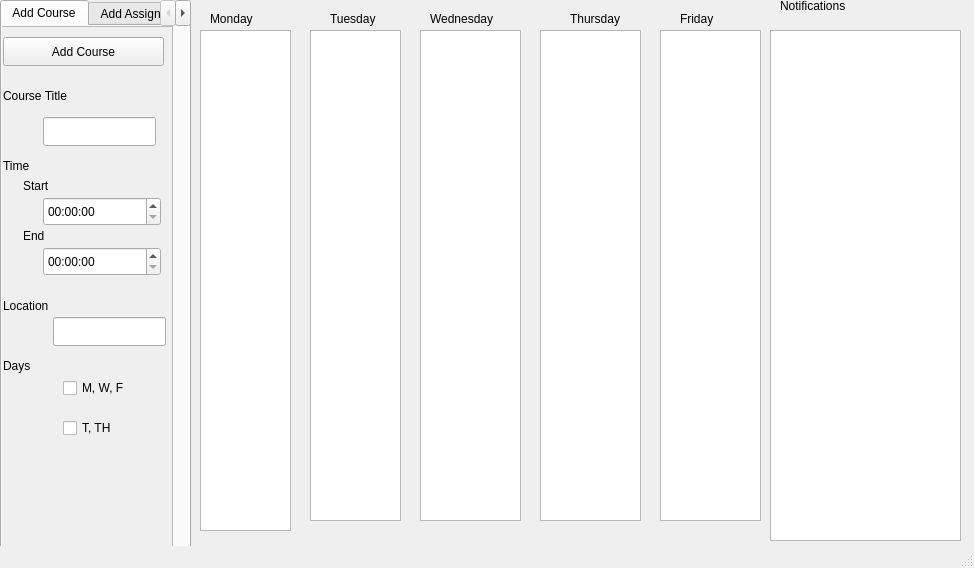
<?xml version="1.0" encoding="UTF-8"?>
<ui version="4.0">
 <class>MainWindow</class>
 <widget class="QMainWindow" name="MainWindow">
  <property name="geometry">
   <rect>
    <x>0</x>
    <y>0</y>
    <width>974</width>
    <height>568</height>
   </rect>
  </property>
  <property name="windowTitle">
   <string>MainWindow</string>
  </property>
  <widget class="QWidget" name="centralwidget">
   <widget class="QTabWidget" name="tabWidget">
    <property name="geometry">
     <rect>
      <x>0</x>
      <y>0</y>
      <width>191</width>
      <height>551</height>
     </rect>
    </property>
    <property name="currentIndex">
     <number>0</number>
    </property>
    <widget class="QWidget" name="AddCourse">
     <attribute name="title">
      <string>Add Course</string>
     </attribute>
     <widget class="QScrollArea" name="scrollArea">
      <property name="geometry">
       <rect>
        <x>-10</x>
        <y>0</y>
        <width>181</width>
        <height>541</height>
       </rect>
      </property>
      <property name="verticalScrollBarPolicy">
       <enum>Qt::ScrollBarAsNeeded</enum>
      </property>
      <property name="widgetResizable">
       <bool>true</bool>
      </property>
      <widget class="QWidget" name="scrollAreaWidgetContents">
       <property name="geometry">
        <rect>
         <x>0</x>
         <y>0</y>
         <width>179</width>
         <height>539</height>
        </rect>
       </property>
       <widget class="QPushButton" name="AddCourseButton">
        <property name="geometry">
         <rect>
          <x>10</x>
          <y>10</y>
          <width>161</width>
          <height>29</height>
         </rect>
        </property>
        <property name="text">
         <string>Add Course</string>
        </property>
        <property name="flat">
         <bool>false</bool>
        </property>
       </widget>
       <widget class="QLineEdit" name="CourseTitle">
        <property name="geometry">
         <rect>
          <x>50</x>
          <y>90</y>
          <width>113</width>
          <height>29</height>
         </rect>
        </property>
        <property name="text">
         <string/>
        </property>
       </widget>
       <widget class="QLabel" name="CourseTitleLabel">
        <property name="geometry">
         <rect>
          <x>10</x>
          <y>60</y>
          <width>81</width>
          <height>17</height>
         </rect>
        </property>
        <property name="text">
         <string>Course Title</string>
        </property>
       </widget>
       <widget class="QLabel" name="CourseTime">
        <property name="geometry">
         <rect>
          <x>10</x>
          <y>130</y>
          <width>71</width>
          <height>17</height>
         </rect>
        </property>
        <property name="text">
         <string>Time</string>
        </property>
       </widget>
       <widget class="QTimeEdit" name="CourseTimeStart">
        <property name="geometry">
         <rect>
          <x>50</x>
          <y>170</y>
          <width>118</width>
          <height>29</height>
         </rect>
        </property>
        <property name="date">
         <date>
          <year>2001</year>
          <month>1</month>
          <day>1</day>
         </date>
        </property>
        <property name="calendarPopup">
         <bool>false</bool>
        </property>
       </widget>
       <widget class="QLabel" name="label">
        <property name="geometry">
         <rect>
          <x>30</x>
          <y>150</y>
          <width>56</width>
          <height>17</height>
         </rect>
        </property>
        <property name="text">
         <string>Start</string>
        </property>
       </widget>
       <widget class="QLabel" name="label_4">
        <property name="geometry">
         <rect>
          <x>30</x>
          <y>200</y>
          <width>56</width>
          <height>17</height>
         </rect>
        </property>
        <property name="text">
         <string>End</string>
        </property>
       </widget>
       <widget class="QTimeEdit" name="CourseTimeEnd">
        <property name="geometry">
         <rect>
          <x>50</x>
          <y>220</y>
          <width>118</width>
          <height>29</height>
         </rect>
        </property>
        <property name="date">
         <date>
          <year>2001</year>
          <month>1</month>
          <day>1</day>
         </date>
        </property>
       </widget>
       <widget class="QLabel" name="label_5">
        <property name="geometry">
         <rect>
          <x>10</x>
          <y>270</y>
          <width>56</width>
          <height>17</height>
         </rect>
        </property>
        <property name="text">
         <string>Location</string>
        </property>
       </widget>
       <widget class="QLineEdit" name="CourseLocation">
        <property name="geometry">
         <rect>
          <x>60</x>
          <y>290</y>
          <width>113</width>
          <height>29</height>
         </rect>
        </property>
       </widget>
       <widget class="QLabel" name="label_6">
        <property name="geometry">
         <rect>
          <x>10</x>
          <y>330</y>
          <width>56</width>
          <height>17</height>
         </rect>
        </property>
        <property name="text">
         <string>Days</string>
        </property>
       </widget>
       <widget class="QCheckBox" name="CheckBoxMWF">
        <property name="geometry">
         <rect>
          <x>70</x>
          <y>350</y>
          <width>88</width>
          <height>22</height>
         </rect>
        </property>
        <property name="text">
         <string>M, W, F</string>
        </property>
        <property name="checked">
         <bool>false</bool>
        </property>
       </widget>
       <widget class="QCheckBox" name="CheckBoxTTH">
        <property name="geometry">
         <rect>
          <x>70</x>
          <y>390</y>
          <width>88</width>
          <height>22</height>
         </rect>
        </property>
        <property name="text">
         <string>T, TH</string>
        </property>
       </widget>
      </widget>
     </widget>
    </widget>
    <widget class="QWidget" name="AddAssignment">
     <attribute name="title">
      <string>Add Assignment</string>
     </attribute>
     <widget class="QLabel" name="label_8">
      <property name="geometry">
       <rect>
        <x>10</x>
        <y>60</y>
        <width>56</width>
        <height>17</height>
       </rect>
      </property>
      <property name="text">
       <string>Title</string>
      </property>
     </widget>
     <widget class="QLineEdit" name="AssignmentTitle">
      <property name="geometry">
       <rect>
        <x>50</x>
        <y>80</y>
        <width>113</width>
        <height>29</height>
       </rect>
      </property>
     </widget>
     <widget class="QLabel" name="label_9">
      <property name="geometry">
       <rect>
        <x>10</x>
        <y>130</y>
        <width>56</width>
        <height>17</height>
       </rect>
      </property>
      <property name="text">
       <string>Course</string>
      </property>
     </widget>
     <widget class="QComboBox" name="CoursesComboBox">
      <property name="geometry">
       <rect>
        <x>50</x>
        <y>160</y>
        <width>121</width>
        <height>25</height>
       </rect>
      </property>
     </widget>
     <widget class="QLabel" name="label_10">
      <property name="geometry">
       <rect>
        <x>10</x>
        <y>200</y>
        <width>61</width>
        <height>17</height>
       </rect>
      </property>
      <property name="text">
       <string>Due Date</string>
      </property>
     </widget>
     <widget class="QDateTimeEdit" name="CourseDateTimeEdit">
      <property name="geometry">
       <rect>
        <x>20</x>
        <y>230</y>
        <width>161</width>
        <height>29</height>
       </rect>
      </property>
      <property name="date">
       <date>
        <year>2001</year>
        <month>1</month>
        <day>1</day>
       </date>
      </property>
      <property name="calendarPopup">
       <bool>true</bool>
      </property>
     </widget>
     <widget class="QLabel" name="label_11">
      <property name="geometry">
       <rect>
        <x>10</x>
        <y>270</y>
        <width>121</width>
        <height>17</height>
       </rect>
      </property>
      <property name="text">
       <string>Percent Complete</string>
      </property>
     </widget>
     <widget class="QSpinBox" name="AssignmentPercentComplete">
      <property name="geometry">
       <rect>
        <x>90</x>
        <y>290</y>
        <width>60</width>
        <height>29</height>
       </rect>
      </property>
      <property name="maximum">
       <number>100</number>
      </property>
     </widget>
     <widget class="QLabel" name="label_12">
      <property name="geometry">
       <rect>
        <x>160</x>
        <y>290</y>
        <width>56</width>
        <height>31</height>
       </rect>
      </property>
      <property name="text">
       <string>%</string>
      </property>
     </widget>
     <widget class="QPushButton" name="AddAssignmentButton">
      <property name="geometry">
       <rect>
        <x>10</x>
        <y>10</y>
        <width>171</width>
        <height>29</height>
       </rect>
      </property>
      <property name="text">
       <string>Add Assignment</string>
      </property>
     </widget>
    </widget>
   </widget>
   <widget class="QLabel" name="label_15">
    <property name="geometry">
     <rect>
      <x>680</x>
      <y>10</y>
      <width>56</width>
      <height>17</height>
     </rect>
    </property>
    <property name="text">
     <string>Friday</string>
    </property>
   </widget>
   <widget class="QListWidget" name="ThursdayCourses">
    <property name="geometry">
     <rect>
      <x>540</x>
      <y>30</y>
      <width>101</width>
      <height>491</height>
     </rect>
    </property>
    <property name="selectionMode">
     <enum>QAbstractItemView::NoSelection</enum>
    </property>
   </widget>
   <widget class="QListWidget" name="FridayCourses">
    <property name="geometry">
     <rect>
      <x>660</x>
      <y>30</y>
      <width>101</width>
      <height>491</height>
     </rect>
    </property>
    <property name="selectionMode">
     <enum>QAbstractItemView::NoSelection</enum>
    </property>
    <property name="movement">
     <enum>QListView::Static</enum>
    </property>
   </widget>
   <widget class="QLabel" name="label_13">
    <property name="geometry">
     <rect>
      <x>430</x>
      <y>10</y>
      <width>71</width>
      <height>17</height>
     </rect>
    </property>
    <property name="text">
     <string>Wednesday</string>
    </property>
   </widget>
   <widget class="QLabel" name="label_7">
    <property name="geometry">
     <rect>
      <x>780</x>
      <y>-10</y>
      <width>101</width>
      <height>31</height>
     </rect>
    </property>
    <property name="text">
     <string>Notifications</string>
    </property>
   </widget>
   <widget class="QListWidget" name="MondayCourses">
    <property name="enabled">
     <bool>true</bool>
    </property>
    <property name="geometry">
     <rect>
      <x>200</x>
      <y>30</y>
      <width>91</width>
      <height>501</height>
     </rect>
    </property>
    <property name="showDropIndicator" stdset="0">
     <bool>false</bool>
    </property>
    <property name="selectionMode">
     <enum>QAbstractItemView::NoSelection</enum>
    </property>
    <property name="spacing">
     <number>0</number>
    </property>
   </widget>
   <widget class="QListWidget" name="WednesdayCourses">
    <property name="geometry">
     <rect>
      <x>420</x>
      <y>30</y>
      <width>101</width>
      <height>491</height>
     </rect>
    </property>
    <property name="selectionMode">
     <enum>QAbstractItemView::NoSelection</enum>
    </property>
   </widget>
   <widget class="QLabel" name="label_14">
    <property name="geometry">
     <rect>
      <x>570</x>
      <y>10</y>
      <width>56</width>
      <height>17</height>
     </rect>
    </property>
    <property name="text">
     <string>Thursday</string>
    </property>
   </widget>
   <widget class="QLabel" name="label_2">
    <property name="geometry">
     <rect>
      <x>210</x>
      <y>10</y>
      <width>56</width>
      <height>17</height>
     </rect>
    </property>
    <property name="text">
     <string>Monday</string>
    </property>
   </widget>
   <widget class="QLabel" name="label_3">
    <property name="geometry">
     <rect>
      <x>330</x>
      <y>10</y>
      <width>56</width>
      <height>17</height>
     </rect>
    </property>
    <property name="text">
     <string>Tuesday</string>
    </property>
   </widget>
   <widget class="QListWidget" name="TuesdayCourses">
    <property name="geometry">
     <rect>
      <x>310</x>
      <y>30</y>
      <width>91</width>
      <height>491</height>
     </rect>
    </property>
    <property name="selectionMode">
     <enum>QAbstractItemView::NoSelection</enum>
    </property>
   </widget>
   <widget class="QListWidget" name="NotificationList">
    <property name="geometry">
     <rect>
      <x>770</x>
      <y>30</y>
      <width>191</width>
      <height>511</height>
     </rect>
    </property>
   </widget>
  </widget>
  <widget class="QMenuBar" name="menubar">
   <property name="geometry">
    <rect>
     <x>0</x>
     <y>0</y>
     <width>974</width>
     <height>23</height>
    </rect>
   </property>
  </widget>
  <widget class="QStatusBar" name="statusbar"/>
 </widget>
 <resources/>
 <connections/>
</ui>
